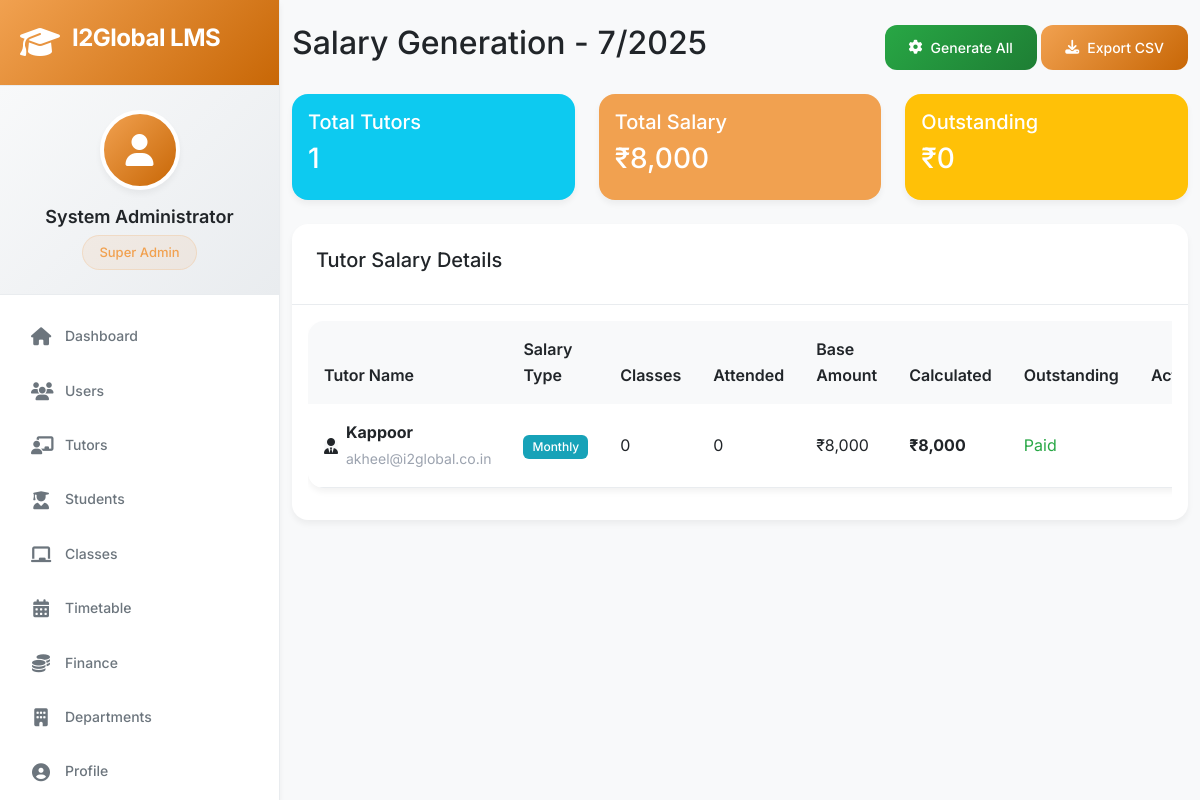
The app's page /admin/salary-generation (signed in) with its own data.
### app/models/user.py (models this page shows, shortened)
class User(UserMixin, db.Model):
    __tablename__ = 'users'
    id = db.Column(db.Integer, primary_key=True)
    username = db.Column(db.String(80), unique=True, nullable=False, index=True)
    email = db.Column(db.String(120), unique=True, nullable=False, index=True)
    password_hash = db.Column(db.String(255), nullable=False)
    full_name = db.Column(db.String(100), nullable=False)
    phone = db.Column(db.String(20))
    address = db.Column(db.Text)
    profile_picture = db.Column(db.String(100))
    role = db.Column(db.String(20), nullable=False, default='tutor')  # superadmin, admin, coordinator, tutor
    department_id = db.Column(db.Integer, db.ForeignKey('departments.id'))
    is_active = db.Column(db.Boolean, default=True)
    is_verified = db.Column(db.Boolean, default=False)
    created_at = db.Column(db.DateTime, default=datetime.utcnow)
    last_login = db.Column(db.DateTime)
    joining_date = db.Column(db.Date)
    working_hours = db.Column(db.String(50))  # "9:00 AM - 6:00 PM"
    emergency_contact = db.Column(db.Text)  # JSON string
    department = db.relationship('Department', foreign_keys=[department_id], backref='users', lazy=True)
    tutor_profile = db.relationship('Tutor', backref='user', uselist=False, lazy=True)
    def has_permission(self, permission):
        if self.role == 'superadmin':
            return True
    def get_role_display(self):
        role_map = {
            'superadmin': 'Super Admin',
            'admin': 'Admin',
            'coordinator': 'Coordinator',
            'tutor': 'Tutor'
        }
        return role_map.get(self.role, self.role.title())

### app/models/tutor.py (models this page shows, shortened)
class Tutor(db.Model):
    __tablename__ = 'tutors'
    id = db.Column(db.Integer, primary_key=True)
    user_id = db.Column(db.Integer, db.ForeignKey('users.id'), unique=True, nullable=False)
    date_of_birth = db.Column(db.Date)
    state = db.Column(db.String(50))
    pin_code = db.Column(db.String(10))
    qualification = db.Column(db.String(200), nullable=False)
    experience = db.Column(db.Text)  # Years and background
    subjects = db.Column(db.Text)  # JSON array of subjects
    grades = db.Column(db.Text)  # JSON array of grade levels
    boards = db.Column(db.Text)  # JSON array of education boards
    availability = db.Column(db.Text)  # JSON object for weekly schedule
    salary_type = db.Column(db.String(20), nullable=False)  # 'monthly' or 'hourly'
    monthly_salary = db.Column(db.Float)
    hourly_rate = db.Column(db.Float)
    documents = db.Column(db.Text)  # JSON object with document file paths
    demo_video = db.Column(db.String(200))
    interview_video = db.Column(db.String(200))
    bank_details = db.Column(db.Text)  # JSON object with banking info
    status = db.Column(db.String(20), default='pending')  # pending, active, inactive, suspended
    verification_status = db.Column(db.String(20), default='pending')  # pending, verified, rejected
    rating = db.Column(db.Float, default=0.0)
    total_classes = db.Column(db.Integer, default=0)
    completed_classes = db.Column(db.Integer, default=0)
    created_at = db.Column(db.DateTime, default=datetime.utcnow)
    last_class = db.Column(db.DateTime)
    salary_payments = db.Column(db.Text)
    def calculate_monthly_salary(self, month=None, year=None):
        from datetime import datetime, date
        from app.models.attendance import Attendance
        if not month:
            month = datetime.now().month
        if not year:
            year = datetime.now().year
        base_salary = self.monthly_salary or 0
        attendance_records = self._get_monthly_attendance_records(month, year)
        attended_classes = [att for att in attendance_records if att.status == 'present']
        if self.salary_type == 'hourly':
            calculated_salary = self._calculate_hourly_salary(attended_classes)
        else:
            calculated_salary = self._calculate_fixed_monthly_salary(base_salary, attendance_records, attended_classes)
        return {
            'base_salary': base_salary,
            'calculated_salary': calculated_salary,
            'total_classes': len(attendance_records),
            'attended_classes': len(attended_classes),
            'month': month,
            'year': year
        }
    def _get_monthly_attendance_records(self, month, year):
        from datetime import date
        from app.models.attendance import Attendance
        start_date = date(year, month, 1)
        end_date = date(year + 1, 1, 1) if month == 12 else date(year, month + 1, 1)
        return Attendance.query.filter(
            Attendance.tutor_id == self.id,
            Attendance.class_date >= start_date,
            Attendance.class_date < end_date
        ).all()
    def _calculate_fixed_monthly_salary(self, base_salary, all_classes, attended_classes):
        total_classes = len(all_classes)
        if total_classes > 0:
            attendance_rate = len(attended_classes) / total_classes
            return base_salary * attendance_rate
        return base_salary
    def get_salary_history(self):
        if hasattr(self, 'salary_payments') and self.salary_payments:
            try:
                return json.loads(self.salary_payments)
            except:
                return []
        return []
    def get_outstanding_salary(self):
        salary_history = self.get_salary_history()
        return sum(payment['amount'] for payment in salary_history if payment['status'] == 'pending')

### app/routes/admin.py (the view)
@bp.route('/salary-generation')
@login_required
@admin_required
def salary_generation():
    from datetime import datetime
    current_month = datetime.now().month
    current_year = datetime.now().year
    tutors = Tutor.query.filter_by(status='active').all()
    tutor_salary_data = []
    for tutor in tutors:
        salary_calc = tutor.calculate_monthly_salary(current_month, current_year)
        tutor_salary_data.append({
            'tutor': tutor,
            'calculation': salary_calc,
            'outstanding': tutor.get_outstanding_salary()
        })
    return render_template('admin/salary_generation.html',
                         tutors=tutor_salary_data,
                         current_month=current_month,
                         current_year=current_year)

### app/templates/admin/salary_generation.html (shortened to what this page needs)
{% extends "base.html" %}
{% block content %}
<div class="container-fluid py-4">
    <div class="row">
        <div class="col-12">
            <div class="d-flex justify-content-between align-items-center mb-4">
                <h2>Salary Generation - {{ current_month }}/{{ current_year }}</h2>
                <div>
                    <button class="btn btn-success" onclick="generateAllSalaries()">
                        <i class="fas fa-cog"></i> Generate All
                    </button>
                    <button class="btn btn-primary" onclick="exportSalaryData()">
                        <i class="fas fa-download"></i> Export CSV
                    </button>
                </div>
            </div>
        </div>
    </div>
    <div class="row mb-4">
        <div class="col-md-4">
            <div class="card bg-info text-white">
                <div class="card-body">
                    <h5>Total Tutors</h5>
                    <h3>{{ tutors|length }}</h3>
                </div>
            </div>
        </div>
        <div class="col-md-4">
            <div class="card bg-primary text-white">
                <div class="card-body">
                    <h5>Total Salary</h5>
                    <h3>₹{{ "{:,.0f}".format(tutors|sum(attribute='calculation.calculated_salary')) }}</h3>
                </div>
            </div>
        </div>
        <div class="col-md-4">
            <div class="card bg-warning text-white">
                <div class="card-body">
                    <h5>Outstanding</h5>
                    <h3>₹{{ "{:,.0f}".format(tutors|sum(attribute='outstanding')) }}</h3>
                </div>
            </div>
        </div>
    </div>
    <div class="card">
        <div class="card-header">
            <h5>Tutor Salary Details</h5>
        </div>
        <div class="card-body">
            <div class="table-responsive">
                <table class="table table-hover">
                    <thead>
                        <tr>
                            <th>Tutor Name</th>
                            <th>Salary Type</th>
                            <th>Classes</th>
                            <th>Attended</th>
                            <th>Base Amount</th>
                            <th>Calculated</th>
                            <th>Outstanding</th>
                            <th>Actions</th>
                        </tr>
                    </thead>
                    <tbody>
                        {% for item in tutors %}
                        <tr>
                            <td>
                                <div class="d-flex align-items-center">
                                    <div class="avatar-sm bg-light rounded-circle d-flex align-items-center justify-content-center me-2">
                                        <i class="fas fa-user-tie"></i>
                                    </div>
                                    <div>
                                        <strong>{{ item.tutor.user.full_name if item.tutor.user else 'N/A' }}</strong>
                                        <br><small class="text-muted">{{ item.tutor.user.email if item.tutor.user else '' }}</small>
                                    </div>
                                </div>
                            </td>
                            <td>
                                <span class="badge badge-info">{{ item.tutor.salary_type.title() if item.tutor.salary_type else 'Fixed' }}</span>
                            </td>
                            <td>{{ item.calculation.total_classes }}</td>
                            <td>
                                {{ item.calculation.attended_classes }}
                            </td>
                            <td>₹{{ "{:,.0f}".format(item.calculation.base_salary) }}</td>
                            <td>
                                <strong>₹{{ "{:,.0f}".format(item.calculation.calculated_salary) }}</strong>
                            </td>
                            <td>
                                {% if item.outstanding > 0 %}
                                <span class="text-warning">₹{{ "{:,.0f}".format(item.outstanding) }}</span>
                                {% else %}
                                <span class="text-success">Paid</span>
                                {% endif %}
                            </td>
                            <td>
                                <div class="btn-group btn-group-sm">
                                    <button class="btn btn-outline-primary" onclick="viewSalaryDetails({{ item.tutor.id }})">
                                    </button>
                                </div>
                            </td>
                        </tr>
                        {% endfor %}
                    </tbody>
                </table>
            </div>
        </div>
    </div>
</div>
{% endblock %}

### app/templates/base.html (shortened to what this page needs)
<!DOCTYPE html>
<html lang="en">
<head>
    <link rel="stylesheet" href="https://cdnjs.cloudflare.com/ajax/libs/font-awesome/6.4.0/css/all.min.css">
    <link href="https://cdn.jsdelivr.net/npm/bootstrap@5.3.0/dist/css/bootstrap.min.css" rel="stylesheet">
</head>
<body>
    <div class="app-container">
        {% if current_user.is_authenticated %}
        <nav class="sidebar" id="sidebar">
            <div class="sidebar-header">
                <div class="logo-container">
                    <i class="fas fa-graduation-cap logo-icon"></i>
                    <h3 class="logo-text">{{ APP_NAME }}</h3>
                </div>
            </div>
            <div class="user-profile">
                <div class="user-avatar">
                    {% if current_user.profile_picture %}
                        <img src="{{ url_for('static', filename='uploads/profiles/' + current_user.profile_picture) }}" alt="Profile">
                    {% else %}
                        <i class="fas fa-user"></i>
                    {% endif %}
                </div>
                <div class="user-info">
                    <h4>{{ current_user.full_name or current_user.username }}</h4>
                    <span class="user-role">{{ current_user.get_role_display() }}</span>
                </div>
            </div>
            <ul class="nav-menu">
                <li class="nav-item">
                    <a href="{{ url_for('dashboard.index') }}" class="nav-link {% if request.endpoint and (request.endpoint == 'dashboard.admin_dashboard' or request.endpoint == 'dashboard.tutor_dashboard') %}active{% endif %}">
                        <i class="fas fa-home"></i>
                        <span>Dashboard</span>
                    </a>
                </li>
                {% if current_user.role in ['superadmin', 'admin', 'coordinator'] %}
                {% if current_user.has_permission('user_management') %}
                <li class="nav-item">
                    <a href="{{ url_for('admin.users') }}" class="nav-link {% if request.endpoint and 'users' in request.endpoint %}active{% endif %}">
                        <i class="fas fa-users"></i>
                        <span>Users</span>
                    </a>
                </li>
                {% endif %}
                {% if current_user.has_permission('tutor_management') %}
                <li class="nav-item">
                    <a href="{{ url_for('admin.tutors') }}" class="nav-link {% if request.endpoint and 'tutors' in request.endpoint %}active{% endif %}">
                        <i class="fas fa-chalkboard-teacher"></i>
                        <span>Tutors</span>
                    </a>
                </li>
                {% endif %}
                {% if current_user.has_permission('student_management') %}
                <li class="nav-item">
                    <a href="{{ url_for('admin.students') }}" class="nav-link {% if request.endpoint and 'students' in request.endpoint %}active{% endif %}">
                        <i class="fas fa-user-graduate"></i>
                        <span>Students</span>
                    </a>
                </li>
                {% endif %}
                {% if current_user.has_permission('class_management') %}
                <li class="nav-item">
                    <a href="{{ url_for('admin.classes') }}" class="nav-link {% if request.endpoint and 'classes' in request.endpoint %}active{% endif %}">
                        <i class="fas fa-chalkboard"></i>
                        <span>Classes</span>
                    </a>
                </li>
                {% endif %}
                {% if current_user.has_permission('timetable_management') %}
                <li class="nav-item">
                    <a href="{{ url_for('admin.timetable') }}" class="nav-link {% if request.endpoint and 'timetable' in request.endpoint %}active{% endif %}">
                        <i class="fas fa-calendar-alt"></i>
                        <span>Timetable</span>
                    </a>
                </li>
                {% endif %}
                {% if current_user.role in ['superadmin','admin'] %}
                <li class="nav-item">
                    <a href="{{ url_for('admin.finance_dashboard') }}" class="nav-link {% if request.endpoint and 'finance_dashboard' in request.endpoint %}active{% endif %}">
                        <i class="fa-solid fa-coins"></i>
                        <span>Finance</span>
                    </a>
                </li>
                {% endif %}
                {% if current_user.role in ['superadmin', 'admin'] %}
                <li class="nav-item">
                    <a href="{{ url_for('admin.departments') }}" class="nav-link {% if request.endpoint and 'departments' in request.endpoint %}active{% endif %}">
                        <i class="fas fa-building"></i>
                        <span>Departments</span>
                    </a>
                </li>
                {% endif %}
                {% endif %}
                <li class="nav-item">
                    <a href="#" class="nav-link">
                        <i class="fas fa-user-circle"></i>
                        <span>Profile</span>
                    </a>
                </li>
            </ul>
        </nav>
        {% endif %}
        <main class="main-content {% if not current_user.is_authenticated %}full-width{% endif %}">
            {% block content %}{% endblock %}
        </main>
    </div>
</body>
</html>

### records on screen
User: full_name "System Administrator", role "Super Admin"
User: tutor.user "Kappoor", tutor.user "akheel@i2global.co.in"
Tutor: tutor.salary_type "Monthly", calculation.base_salary "8,000", calculation.calculated_salary "8,000"

### other values on screen
{{ APP_NAME }} "I2Global LMS"
{{ tutors|length }} "1"
{{ "{:,.0f}".format(tutors|sum(attribute='outstanding')) }} "0"
{{ item.calculation.total_classes }} "0"
{{ item.calculation.attended_classes }} "0"
